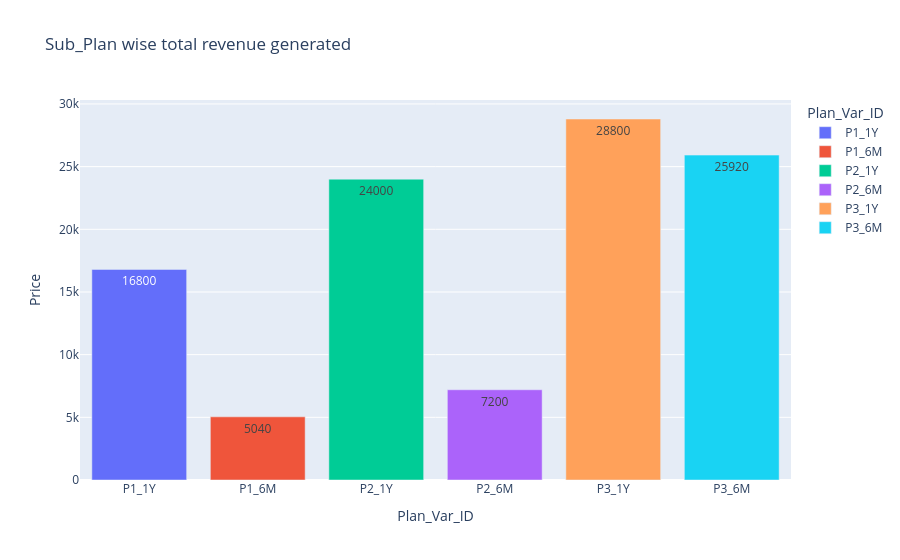

Source (notebook cell):
### Code cell
fig = px.bar(data_frame = q6, x = 'Plan_Var_ID', y = 'Price', title='Sub_Plan wise total revenue generated',text='Price',
            color='Plan_Var_ID')      # text is used to display data labels
fig.show()

### Figure 1 — Plotly figure (JSON) as saved in the notebook; plotly's stock layout.template omitted (floating-point values rounded to 4 significant figures)
{"data": [{"hovertemplate": "Plan_Var_ID=%{x}<br>Price=%{text}<extra></extra>", "legendgroup": "P1_1Y", "marker": {"color": "#636efa", "pattern": {"shape": ""}}, "name": "P1_1Y", "orientation": "v", "showlegend": true, "text": [16800.0], "textposition": "auto", "type": "bar", "x": ["P1_1Y"], "xaxis": "x", "y": [16800.0], "yaxis": "y"}, {"hovertemplate": "Plan_Var_ID=%{x}<br>Price=%{text}<extra></extra>", "legendgroup": "P1_6M", "marker": {"color": "#EF553B", "pattern": {"shape": ""}}, "name": "P1_6M", "orientation": "v", "showlegend": true, "text": [5040.0], "textposition": "auto", "type": "bar", "x": ["P1_6M"], "xaxis": "x", "y": [5040.0], "yaxis": "y"}, {"hovertemplate": "Plan_Var_ID=%{x}<br>Price=%{text}<extra></extra>", "legendgroup": "P2_1Y", "marker": {"color": "#00cc96", "pattern": {"shape": ""}}, "name": "P2_1Y", "orientation": "v", "showlegend": true, "text": [24000.0], "textposition": "auto", "type": "bar", "x": ["P2_1Y"], "xaxis": "x", "y": [24000.0], "yaxis": "y"}, {"hovertemplate": "Plan_Var_ID=%{x}<br>Price=%{text}<extra></extra>", "legendgroup": "P2_6M", "marker": {"color": "#ab63fa", "pattern": {"shape": ""}}, "name": "P2_6M", "orientation": "v", "showlegend": true, "text": [7200.0], "textposition": "auto", "type": "bar", "x": ["P2_6M"], "xaxis": "x", "y": [7200.0], "yaxis": "y"}, {"hovertemplate": "Plan_Var_ID=%{x}<br>Price=%{text}<extra></extra>", "legendgroup": "P3_1Y", "marker": {"color": "#FFA15A", "pattern": {"shape": ""}}, "name": "P3_1Y", "orientation": "v", "showlegend": true, "text": [28800.0], "textposition": "auto", "type": "bar", "x": ["P3_1Y"], "xaxis": "x", "y": [28800.0], "yaxis": "y"}, {"hovertemplate": "Plan_Var_ID=%{x}<br>Price=%{text}<extra></extra>", "legendgroup": "P3_6M", "marker": {"color": "#19d3f3", "pattern": {"shape": ""}}, "name": "P3_6M", "orientation": "v", "showlegend": true, "text": [25920.0], "textposition": "auto", "type": "bar", "x": ["P3_6M"], "xaxis": "x", "y": [25920.0], "yaxis": "y"}], "layout": {"barmode": "relative", "legend": {"title": {"text": "Plan_Var_ID"}, "tracegroupgap": 0}, "title": {"text": "Sub_Plan wise total revenue generated"}, "xaxis": {"anchor": "y", "categoryarray": ["P1_1Y", "P1_6M", "P2_1Y", "P2_6M", "P3_1Y", "P3_6M"], "categoryorder": "array", "domain": [0, 1], "title": {"text": "Plan_Var_ID"}}, "yaxis": {"anchor": "x", "domain": [0, 1], "title": {"text": "Price"}}}}
